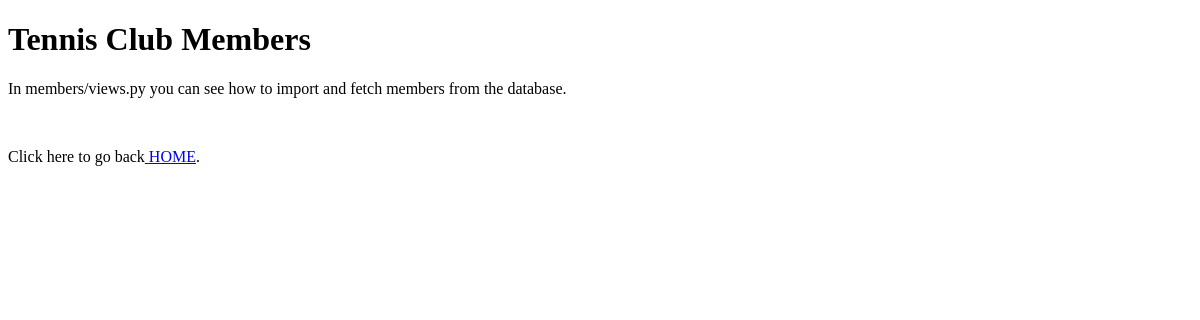
The app's page /testing/, older data.
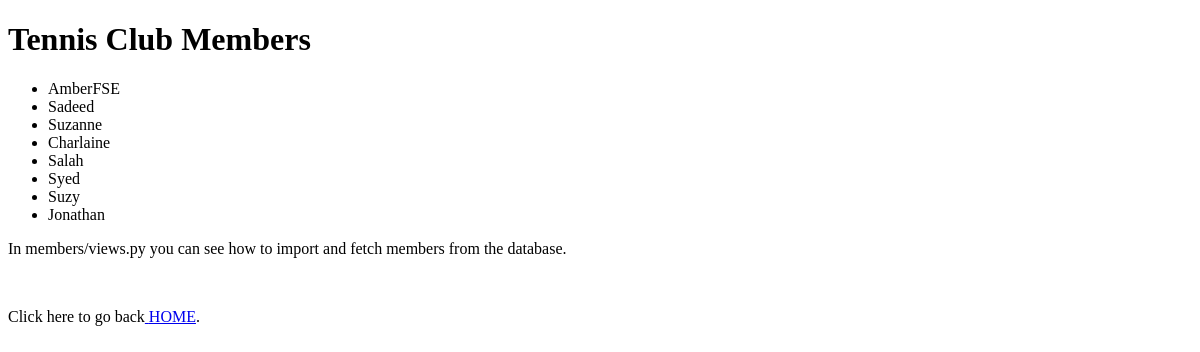
The same page, newer data.
### members/models.py (models this page shows)
class Member(models.Model):
    firstname = models.CharField(max_length=255)
    lastname = models.CharField(max_length=255)
    phone = models.IntegerField(null=True)
    joined_date = models.DateField(null=True)

### members/views.py (the view)
# urls.py: path('testing/', views.testing, name='testing'),
def testing(request):
    mymembers = Member.objects.all().values()
    template = loader.get_template('template.html')
    context = {
        'mymembers': mymembers,
    }
    return HttpResponse(template.render(context, request))

### members/templates/template.html (shortened to what this page needs)
<!DOCTYPE html>
<html>
<body>
    <h1> Tennis Club Members </h1>
<ul>
{% for x in mymembers %}
  <li>{{ x.firstname }}</li>
{% endfor %}
</ul>
<p>In members/views.py you can see how to import and fetch members from the database.</p>
<br/>
<p>Click here to go back<a href='/'> HOME</a>.</p>
</body>
</html>

Row changes from the older to the newer data that the page shows:
added Member: firstname "AmberFSE"
added Member: firstname "Sadeed"
added Member: firstname "Suzanne"
added Member: firstname "Charlaine"
added Member: firstname "Salah"
added Member: firstname "Syed"
added Member: firstname "Suzy"
added Member: firstname "Jonathan"
